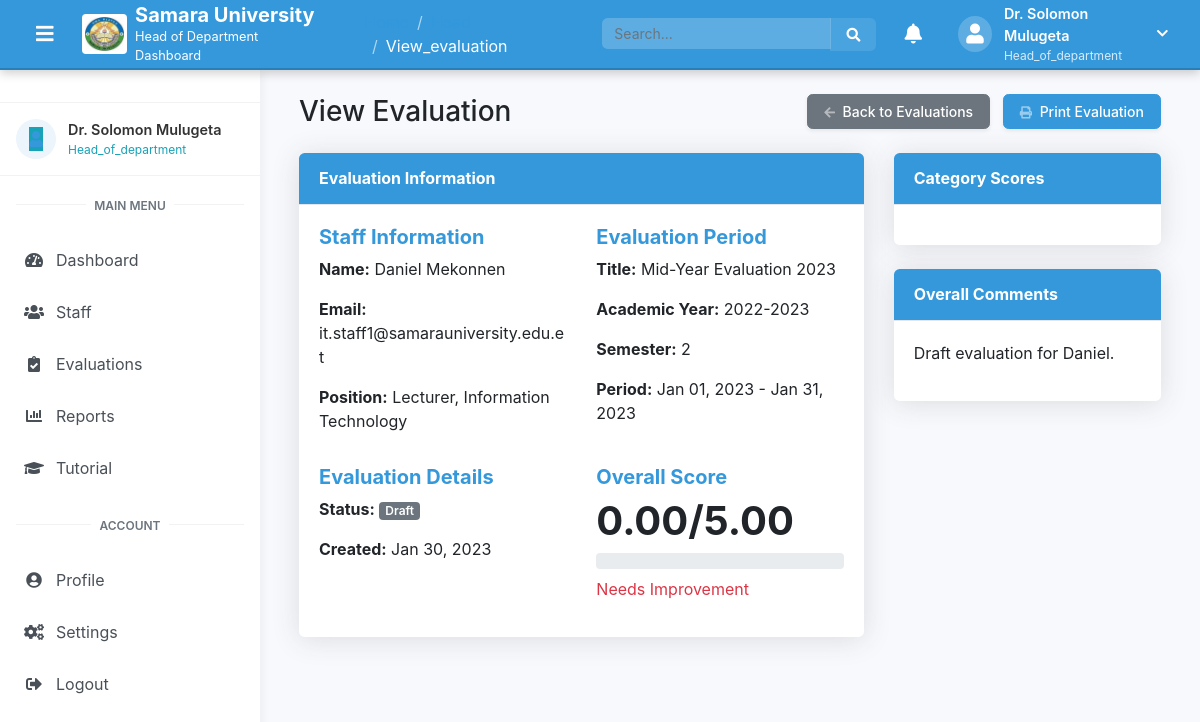
Screenshot of /head/view_evaluation.php?id=12 (signed in) with the database file from the repository.
### tables this page shows
CREATE TABLE IF NOT EXISTS users (
    user_id INT AUTO_INCREMENT PRIMARY KEY,
    username VARCHAR(50) NOT NULL UNIQUE,
    password VARCHAR(255) NOT NULL,
    email VARCHAR(100) NOT NULL UNIQUE,
    full_name VARCHAR(100) NOT NULL,
    role ENUM('admin', 'dean', 'college', 'head_of_department', 'staff', 'hrm') NOT NULL,
    department_id INT,
    college_id INT,
    position VARCHAR(100),
    profile_image VARCHAR(255),
    bio TEXT,
    phone VARCHAR(20),
    address TEXT,
    status TINYINT(1) DEFAULT 1,
    last_login DATETIME,
    created_at TIMESTAMP DEFAULT CURRENT_TIMESTAMP,
    updated_at TIMESTAMP DEFAULT CURRENT_TIMESTAMP ON UPDATE CURRENT_TIMESTAMP,
    FOREIGN KEY (department_id) REFERENCES departments(department_id) ON DELETE SET NULL,
    FOREIGN KEY (college_id) REFERENCES colleges(college_id) ON DELETE SET NULL
);

CREATE TABLE IF NOT EXISTS evaluation_periods (
    period_id INT AUTO_INCREMENT PRIMARY KEY,
    title VARCHAR(100) NOT NULL,
    academic_year VARCHAR(20) NOT NULL,
    semester VARCHAR(20) NOT NULL,
    start_date DATE NOT NULL,
    end_date DATE NOT NULL,
    description TEXT,
    status ENUM('active', 'inactive') DEFAULT 'active',
    created_at TIMESTAMP DEFAULT CURRENT_TIMESTAMP,
    updated_at TIMESTAMP DEFAULT CURRENT_TIMESTAMP ON UPDATE CURRENT_TIMESTAMP
);

CREATE TABLE IF NOT EXISTS evaluations (
    evaluation_id INT AUTO_INCREMENT PRIMARY KEY,
    evaluator_id INT NOT NULL,
    evaluatee_id INT NOT NULL,
    period_id INT NOT NULL,
    total_score DECIMAL(5,2) DEFAULT 0.00,
    comments TEXT,
    status ENUM('draft', 'submitted', 'reviewed', 'approved', 'rejected') DEFAULT 'draft',
    submission_date DATETIME,
    review_date DATETIME,
    approval_date DATETIME,
    rejection_date DATETIME,
    rejection_reason TEXT,
    created_at TIMESTAMP DEFAULT CURRENT_TIMESTAMP,
    updated_at TIMESTAMP DEFAULT CURRENT_TIMESTAMP ON UPDATE CURRENT_TIMESTAMP,
    FOREIGN KEY (evaluator_id) REFERENCES users(user_id) ON DELETE CASCADE,
    FOREIGN KEY (evaluatee_id) REFERENCES users(user_id) ON DELETE CASCADE,
    FOREIGN KEY (period_id) REFERENCES evaluation_periods(period_id) ON DELETE CASCADE
);

### includes/config.php (called while the page is built, shortened)
<?php
$base_url = 'http://localhost/samara_new/';
?>

### head/view_evaluation.php (the view, shortened to what this page needs)
<?php
require_once dirname(__DIR__) . '/includes/config.php';
$user_id = $_SESSION['user_id'];
$evaluation_id = isset($_GET['id']) ? (int)$_GET['id'] : 0;
$evaluation = null;
$evaluatee = null;
$period = null;
if ($evaluation_id > 0) {
    $sql = "SELECT e.* FROM evaluations e WHERE e.evaluation_id = ? AND e.evaluator_id = ?";
    $stmt = $conn->prepare($sql);
    $stmt->bind_param("ii", $evaluation_id, $user_id);
    $stmt->execute();
    $result = $stmt->get_result();
    if ($result && $result->num_rows === 1) {
        $evaluation = $result->fetch_assoc();
        $sql = "SELECT * FROM users WHERE user_id = ?";
        $stmt = $conn->prepare($sql);
        $stmt->bind_param("i", $evaluation['evaluatee_id']);
        $stmt->execute();
        $result = $stmt->get_result();
        if ($result && $result->num_rows === 1) {
            $evaluatee = $result->fetch_assoc();
        }
        $sql = "SELECT * FROM evaluation_periods WHERE period_id = ?";
        $stmt = $conn->prepare($sql);
        $stmt->bind_param("i", $evaluation['period_id']);
        $stmt->execute();
        $result = $stmt->get_result();
        if ($result && $result->num_rows === 1) {
            $period = $result->fetch_assoc();
        }
    } else {
        $error_message = "Evaluation not found or you don't have permission to view it.";
    }
} else {
    $error_message = "Invalid evaluation ID.";
}
include_once BASE_PATH . '/includes/header_management.php';
include_once BASE_PATH . '/includes/sidebar.php';
?>
<div class="dashboard-content">
    <div class="container-fluid">
        <div class="d-sm-flex align-items-center justify-content-between mb-4">
            <h1 class="h3 mb-0 text-gray-800">View Evaluation</h1>
            <div>
                <a href="<?php echo $base_url; ?>head/evaluations.php" class="d-none d-sm-inline-block btn btn-sm btn-secondary shadow-sm mr-2">
                    <i class="fas fa-arrow-left fa-sm text-white-50 mr-1"></i> Back to Evaluations
                </a>
                <a href="<?php echo $base_url; ?>head/print_evaluation.php?id=<?php echo $evaluation_id; ?>" class="d-none d-sm-inline-block btn btn-sm btn-primary shadow-sm" target="_blank">
                    <i class="fas fa-print fa-sm text-white-50 mr-1"></i> Print Evaluation
                </a>
            </div>
        </div>
        <?php if ($evaluation && $evaluatee && $period): ?>
            <div class="row">
                <div class="col-lg-8">
                    <div class="card shadow mb-4">
                        <div class="card-header py-3 bg-theme text-white">
                            <h6 class="m-0 font-weight-bold">Evaluation Information</h6>
                        </div>
                        <div class="card-body">
                            <div class="row">
                                <div class="col-md-6">
                                    <h5 class="text-theme">Staff Information</h5>
                                    <p><strong>Name:</strong> <?php echo $evaluatee['full_name']; ?></p>
                                    <p><strong>Email:</strong> <?php echo $evaluatee['email']; ?></p>
                                    <p><strong>Position:</strong> <?php echo $evaluatee['position'] ?? 'N/A'; ?></p>
                                </div>
                                <div class="col-md-6">
                                    <h5 class="text-theme">Evaluation Period</h5>
                                    <p><strong>Title:</strong> <?php echo $period['title']; ?></p>
                                    <p><strong>Academic Year:</strong> <?php echo $period['academic_year']; ?></p>
                                    <p><strong>Semester:</strong> <?php echo $period['semester']; ?></p>
                                    <p><strong>Period:</strong> <?php echo date('M d, Y', strtotime($period['start_date'])); ?> - <?php echo date('M d, Y', strtotime($period['end_date'])); ?></p>
                                </div>
                            </div>
                            <div class="row mt-3">
                                <div class="col-md-6">
                                    <h5 class="text-theme">Evaluation Details</h5>
                                    <p><strong>Status:</strong>
                                        <span class="badge badge-<?php
                                            switch ($evaluation['status']) {
                                                case 'draft':
                                                    echo 'secondary';
                                                    break;
                                            }
                                        ?>">
                                            <?php echo ucfirst($evaluation['status']); ?>
                                        </span>
                                    </p>
                                    <p><strong>Created:</strong> <?php echo date('M d, Y', strtotime($evaluation['created_at'])); ?></p>
                                </div>
                                <div class="col-md-6">
                                    <h5 class="text-theme">Overall Score</h5>
                                    <div class="h1 mb-0 font-weight-bold text-gray-800">
                                        <?php echo number_format($evaluation['total_score'], 2); ?>/5.00
                                    </div>
                                    <div class="progress progress-lg mt-2 mb-2">
                                        <div class="progress-bar bg-<?php
                                            $score_percent = ($evaluation['total_score'] / 5) * 100;
                                        ?>" role="progressbar" style="width: <?php echo $score_percent; ?>%"
                                    </div>
                                    <p class="text-<?php
                                        if ($score_percent >= 80) {
                                            echo 'success';
                                        } elseif ($score_percent >= 60) {
                                            echo 'info';
                                        } elseif ($score_percent >= 40) {
                                            echo 'warning';
                                        } else {
                                            echo 'danger';
                                        }
                                    ?>">
                                        <?php
                                        if ($score_percent >= 90) {
                                            echo 'Excellent';
                                        } elseif ($score_percent >= 80) {
                                            echo 'Very Good';
                                        } elseif ($score_percent >= 70) {
                                            echo 'Good';
                                        } elseif ($score_percent >= 60) {
                                            echo 'Satisfactory';
                                        } elseif ($score_percent >= 50) {
                                            echo 'Fair';
                                        } else {
                                            echo 'Needs Improvement';
                                        }
                                        ?>
                                    </p>
                                </div>
                            </div>
                        </div>
                    </div>
                </div>
                <div class="col-lg-4">
                    <div class="card shadow mb-4">
                        <div class="card-header py-3 bg-theme text-white">
                            <h6 class="m-0 font-weight-bold">Category Scores</h6>
                        </div>
                        <div class="card-body">
                        </div>
                    </div>
                    <?php if (!empty($evaluation['comments'])): ?>
                        <div class="card shadow mb-4">
                            <div class="card-header py-3 bg-theme text-white">
                                <h6 class="m-0 font-weight-bold">Overall Comments</h6>
                            </div>
                            <div class="card-body">
                                <p><?php echo nl2br(htmlspecialchars($evaluation['comments'])); ?></p>
                            </div>
                        </div>
                    <?php endif; ?>
                </div>
            </div>
        <?php endif; ?>
    </div>
</div>
<?php
include_once BASE_PATH . '/includes/footer_management.php';
?>

### assets/css/style.css (style rules this page uses)
:root { --primary-color: #22AE9A; --primary-dark: #1c8e7d; --primary-light: #7fd9ca; --primary-very-light: #e7f7f5; --primary-rgb: 34, 174, 154; --secondary-color: #6c757d; --secondary-dark: #5a6268; --secondary-light: #a1a8ae; --secondary-very-light: #f8f9fa; --secondary-rgb: 108, 117, 125; --text-primary: #212529; --text-secondary: #6c757d; --text-light: #f8f9fa; --border-radius: 0.35rem; --box-shadow: 0 0.15rem 1.75rem 0 rgba(58, 59, 69, 0.15); --transition: all 0.3s ease; }
body { font-family: 'Nunito', -apple-system, BlinkMacSystemFont, "Segoe UI", Roboto, "Helvetica Neue", Arial, sans-serif; font-size: 1rem; font-weight: 400; line-height: 1.5; color: var(--text-primary); background-color: #f8f9fc; }
a { color: var(--primary-color); text-decoration: none; transition: var(--transition); }
h1, h2, h3, h4, h5, h6 { font-weight: 700; margin-bottom: 0.5rem; line-height: 1.2; }
.btn { border-radius: var(--border-radius); padding: 0.375rem 1rem; font-weight: 500; transition: var(--transition); }
.btn-primary { background-color: var(--primary-color); border-color: var(--primary-color); }
.card { border: none; border-radius: var(--border-radius); box-shadow: var(--box-shadow); margin-bottom: 1.5rem; transition: var(--transition); }
.card-header { background-color: #f8f9fc; border-bottom: 1px solid #e3e6f0; padding: 1rem 1.25rem; border-top-left-radius: var(--border-radius) !important; border-top-right-radius: var(--border-radius) !important; }
.card-body { padding: 1.25rem; }
.badge { font-weight: 600; padding: 0.25em 0.5em; border-radius: 0.25rem; }
.shadow-sm { box-shadow: 0 0.125rem 0.25rem rgba(0, 0, 0, 0.075) !important; }
.shadow { box-shadow: var(--box-shadow) !important; }

### assets/css/theme.css (style rules this page uses)
:root { --admin-primary: #22AE9A; --admin-primary-dark: #1c8e7d; --admin-primary-light: #7fd9ca; --admin-primary-very-light: #e7f7f5; --admin-primary-rgb: 34, 174, 154; --college-primary: #2ECC71; --college-primary-dark: #27AE60; --college-primary-light: #82E0AA; --college-primary-very-light: #E9F7EF; --college-primary-rgb: 46, 204, 113; --dean-primary: #9B59B6; --dean-primary-dark: #8E44AD; --dean-primary-light: #D2B4DE; --dean-primary-very-light: #F4ECF7; --dean-primary-rgb: 155, 89, 182; --head-primary: #3498DB; --head-primary-dark: #2980B9; --head-primary-light: #85C1E9; --head-primary-very-light: #EBF5FB; --head-primary-rgb: 52, 152, 219; --hrm-primary: #E67E22; --hrm-primary-dark: #D35400; --hrm-primary-light: #F0B27A; --hrm-primary-very-light: #FDF2E9; --hrm-primary-rgb: 230, 126, 34; --staff-primary: #6A5ACD; --staff-primary-dark: #483D8B; --staff-primary-light: #9E91E7; --staff-primary-very-light: #F0EEF9; --staff-primary-rgb: 106, 90, 205; }
.head-theme { --primary-color: var(--head-primary); --primary-dark: var(--head-primary-dark); --primary-light: var(--head-primary-light); --primary-very-light: var(--head-primary-very-light); --primary-rgb: var(--head-primary-rgb); }
.btn-theme { background-color: var(--primary-color); border-color: var(--primary-color); color: #ffffff; }
.text-theme { color: var(--primary-color) !important; }
.bg-theme { background-color: var(--primary-color) !important; color: #ffffff; }

### assets/css/management.css (style rules this page uses)
.dashboard-content { margin-left: 260px; margin-top: 70px; min-height: calc(100vh - 70px); transition: all 0.3s ease; padding: 1.5rem; background-color: #f8f9fc; }

### rows the page displays
users: full_name "Daniel Mekonnen", email "it.staff1@samarauniversity.edu.et", position "Lecturer, Information Technology"
evaluation_periods: title "Mid-Year Evaluation 2023", academic_year "2022-2023", semester "2", start_date "Jan 01, 2023", end_date "Jan 31, 2023"
evaluations: status "Draft", created_at "Jan 30, 2023", total_score "0.00", comments "Draft evaluation for Daniel."

### other values shown
$page_title "View_evaluation"
$user_name "Dr. Solomon Mulugeta"
$user_role "Head_of_department"
$item['title'] "Dashboard"
$item['title'] "Staff"
$item['title'] "Evaluations"
$item['title'] "Reports"
$item['title'] "Tutorial"
